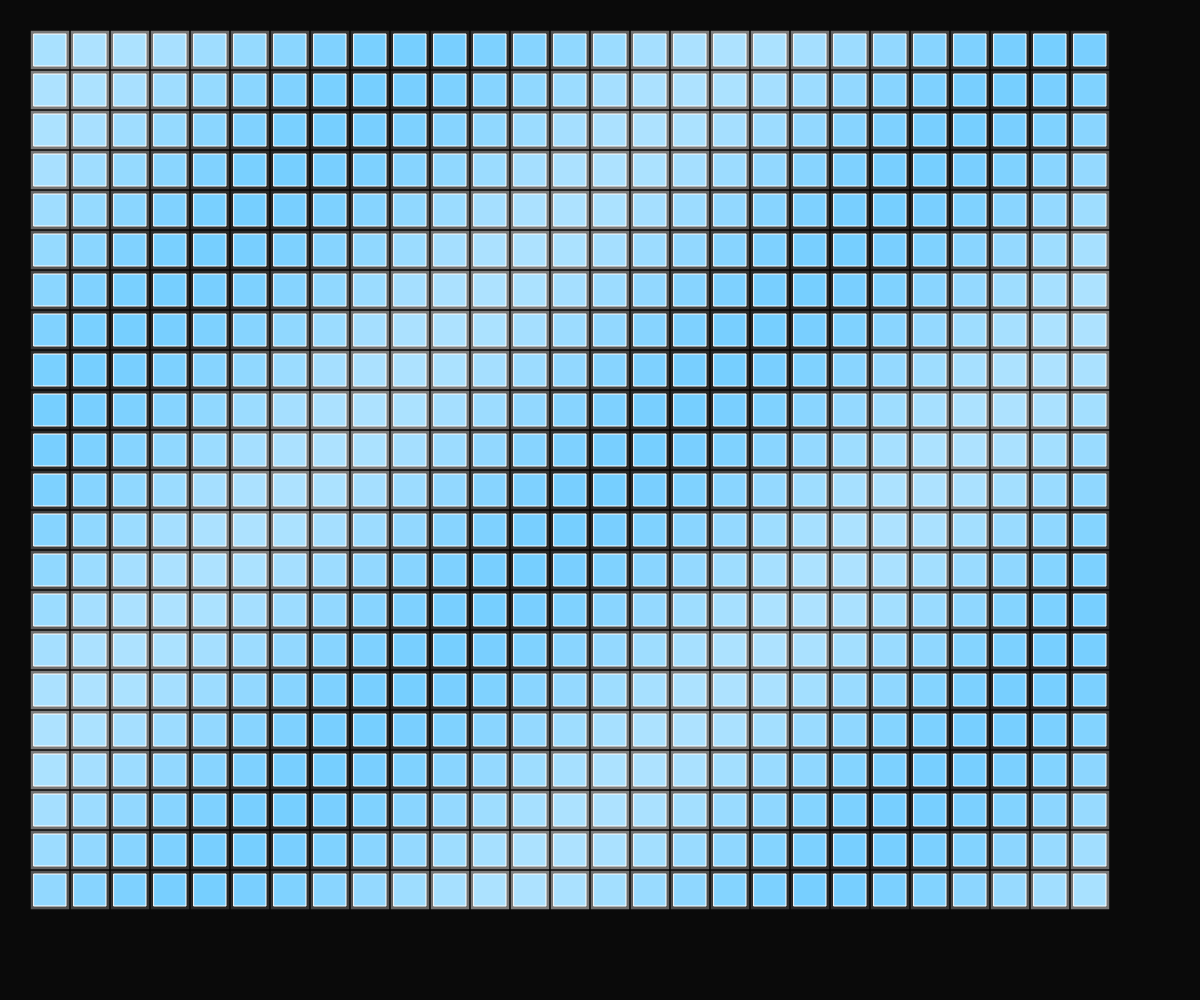
Frame 1 (no input)
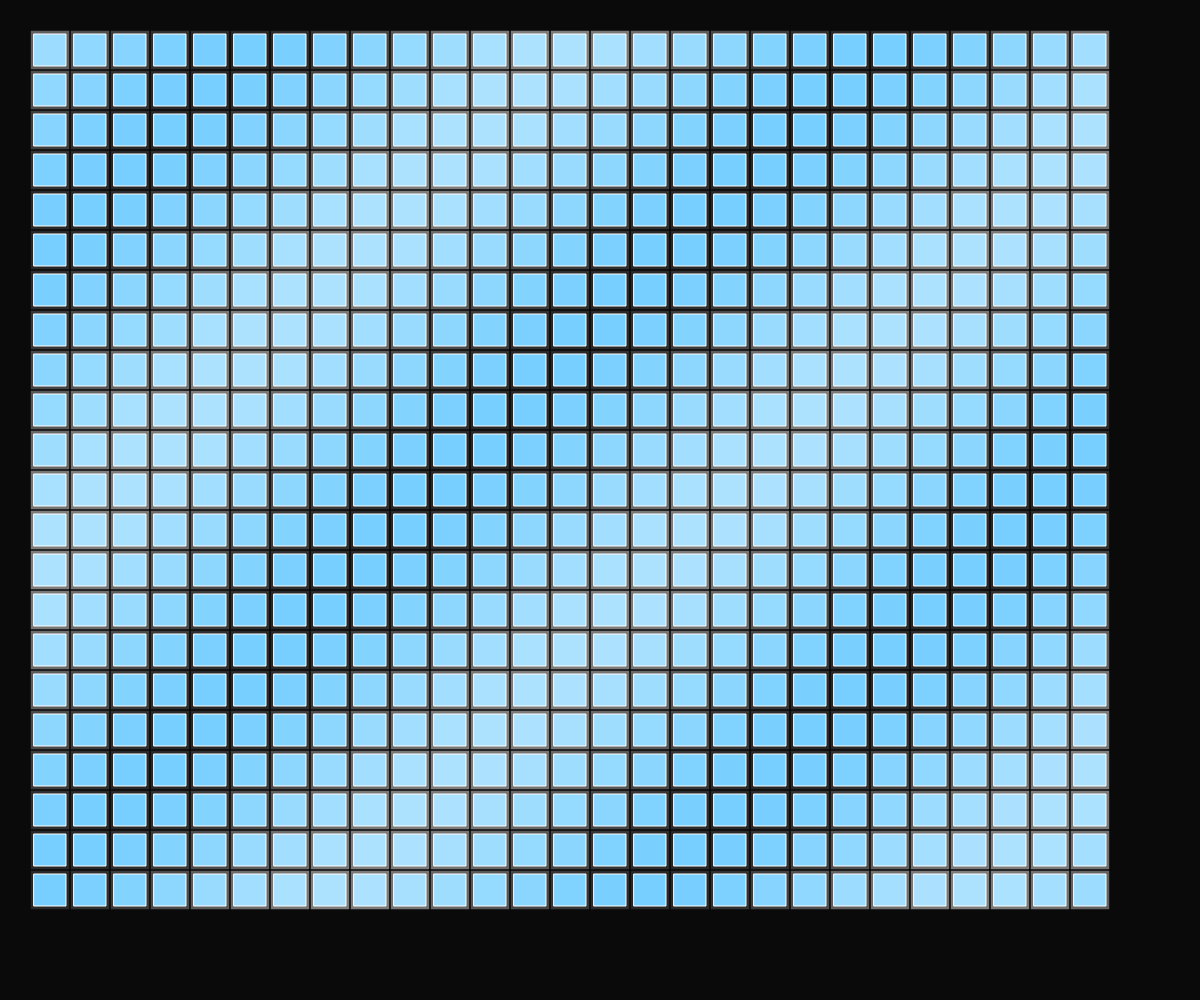
Frame 60 (no input)
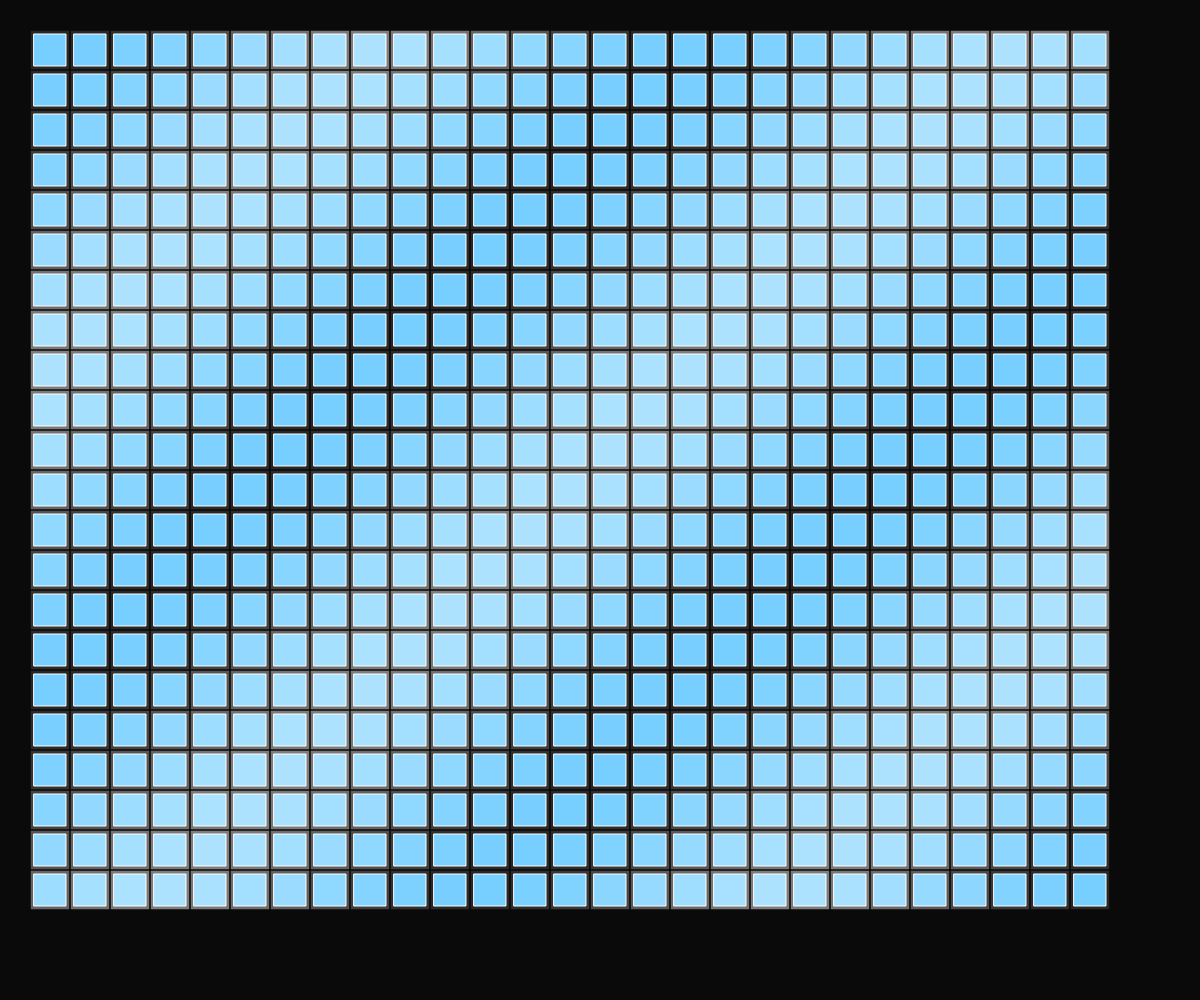
Frame 120 (the mouse pressed at the canvas centre since frame 60)

The p5.js sketch that drew these frames (run headless with seeded random() and noise() and a simulated clock; from frame 60 on, the mouse is pressed at the canvas centre):

// p5.js sketch
// ── sketch.js
let elements = [];
let gridWidth, gridHeight;
let cellSize = 40;
let glowPhase = 0;

function setup() {
  createCanvas(windowWidth, windowHeight);
  gridWidth = floor((width - 100) / cellSize);
  gridHeight = floor((height - 100) / cellSize);

  // Create a structured grid representing the periodic table
  for (let y = 0; y < gridHeight; y++) {
    for (let x = 0; x < gridWidth; x++) {
      elements.push({
        x: 50 + x * cellSize,
        y: 50 + y * cellSize,
        z: 0,
        size: cellSize * 0.8,
        color: color(100, 200, 255),
        glowIntensity: 0
      });
    }
  }
}

function draw() {
  background(10);
  glowPhase += 0.03;

  // Draw the periodic table grid with animated glow
  for (let i = 0; i < elements.length; i++) {
    let e = elements[i];
    
    // Calculate glow based on position and time
    let wave = sin(glowPhase + (e.x + e.y) * 0.01);
    e.glowIntensity = map(wave, -1, 1, 0.2, 0.8);
    
    // Draw the element box with glow effect
    push();
    translate(e.x, e.y);
    
    // Base color
    fill(e.color);
    stroke(255);
    strokeWeight(1);
    rectMode(CENTER);
    rect(0, 0, e.size, e.size);
    
    // Glow effect
    let glowColor = lerpColor(color(255, 255, 255, 0), color(255, 255, 255, 150), e.glowIntensity);
    fill(glowColor);
    noStroke();
    rect(0, 0, e.size * 1.2, e.size * 1.2);
    
    pop();
  }
}

function windowResized() {
  resizeCanvas(windowWidth, windowHeight);
}
